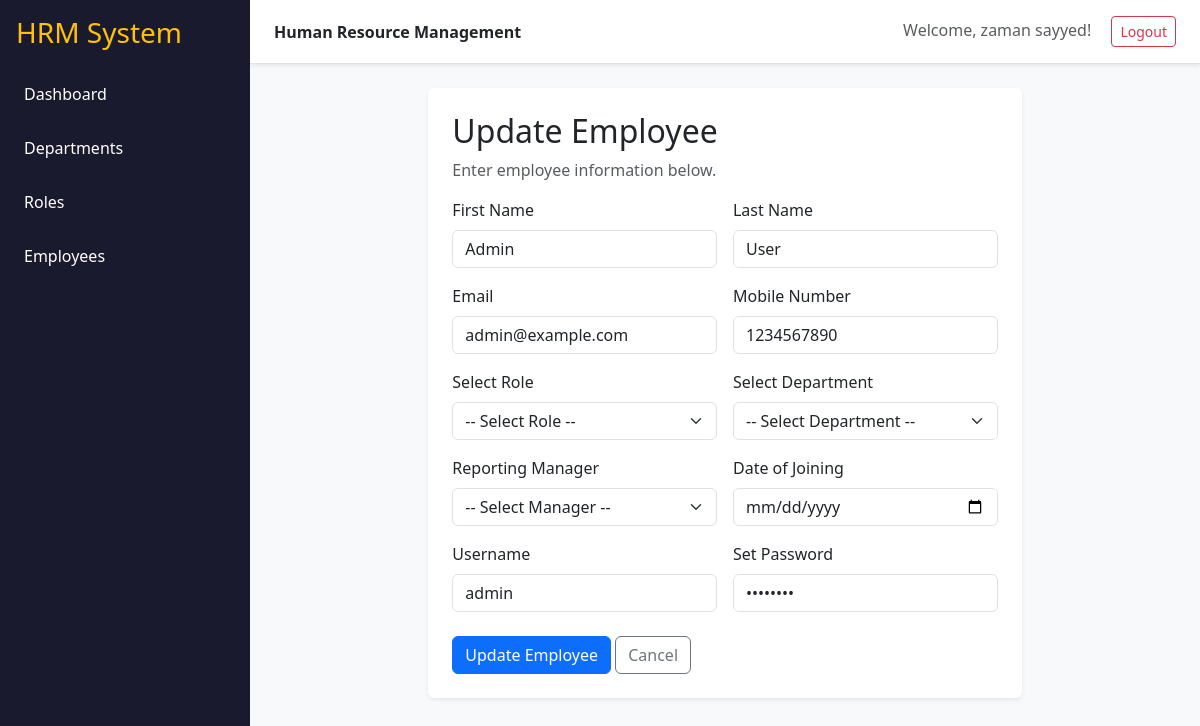
The app's page /employees/2/edit (signed in) with its own data.
### tables this page shows
CREATE TABLE user (
            employee_id INTEGER PRIMARY KEY AUTOINCREMENT,
            first_name VARCHAR(100) NOT NULL,
            last_name VARCHAR(100) NOT NULL,
            username VARCHAR(100) NOT NULL UNIQUE,
            password VARCHAR(100) NOT NULL,
            email VARCHAR(100) NOT NULL UNIQUE,
            mobile VARCHAR(100) NOT NULL,
            dept_id INTEGER,
            role_id INTEGER,
            reporting_manager_id INTEGER,
            date_of_joining DATE,
            created_at DATETIME NOT NULL,
            updated_at DATETIME NOT NULL,
            FOREIGN KEY (dept_id) REFERENCES department (dept_id),
            FOREIGN KEY (role_id) REFERENCES role (role_id),
            FOREIGN KEY (reporting_manager_id) REFERENCES user (employee_id)
        );

### app.py (the view, shortened to what this page needs)
@app.route("/employees/<int:employee_id>/edit", methods=["GET", "POST"])
@login_required
def edit_employee(employee_id):
    conn = get_db()
    employee = conn.execute("SELECT * FROM user WHERE employee_id = ?", (employee_id,)).fetchone()
    departments = conn.execute("SELECT * FROM department WHERE status = 1").fetchall()
    roles = conn.execute("SELECT * FROM role WHERE status = 1").fetchall()
    managers = conn.execute("SELECT employee_id, first_name, last_name FROM user WHERE employee_id != ?", (employee_id,)).fetchall()
    if employee is None:
        conn.close()
        flash("Employee not found.", "danger")
        return redirect(url_for("employees"))
    conn.close()
    return render_template("employee_form.html", employee=employee, departments=departments, roles=roles, managers=managers)

### app.py (called while the page is built)
def login_required(f):
    @wraps(f)
    def decorated_function(*args, **kwargs):
        if 'employee_id' not in session:
            return redirect(url_for('login'))
        return f(*args, **kwargs)
    return decorated_function

def get_db():
    conn = sqlite3.connect(DB_NAME)
    conn.row_factory = sqlite3.Row
    return conn

### templates/employee_form.html (shortened to what this page needs)
{% extends "base.html" %}
{% block content %}
<div class="row justify-content-center">
<div class="col-lg-8">
<div class="card shadow-sm p-4">
    <h2>{{ "Update Employee" if employee else "Add Employee" }}</h2>
    <p class="text-muted">Enter employee information below.</p>
    <form method="post">
        <div class="row g-3 mb-3">
            <div class="col-md-6">
                <label class="form-label">First Name</label>
                <input type="text" class="form-control" name="first_name" required maxlength="100"
                       value="{{ employee.first_name if employee else '' }}">
            </div>
            <div class="col-md-6">
                <label class="form-label">Last Name</label>
                <input type="text" class="form-control" name="last_name" maxlength="100"
                       value="{{ employee.last_name if employee else '' }}">
            </div>
        </div>
        <div class="row g-3 mb-3">
            <div class="col-md-6">
                <label class="form-label">Email</label>
                <input type="email" class="form-control" name="email" required maxlength="100"
                       value="{{ employee.email if employee else '' }}">
            </div>
            <div class="col-md-6">
                <label class="form-label">Mobile Number</label>
                <input type="text" class="form-control" name="mobile" maxlength="100"
                       value="{{ employee.mobile if employee else '' }}">
            </div>
        </div>
        <div class="row g-3 mb-3">
            <div class="col-md-6">
                <label class="form-label">Select Role</label>
                <select class="form-select" name="role_id">
                    <option value="">-- Select Role --</option>
                </select>
            </div>
            <div class="col-md-6">
                <label class="form-label">Select Department</label>
                <select class="form-select" name="dept_id">
                    <option value="">-- Select Department --</option>
                </select>
            </div>
        </div>
        <div class="row g-3 mb-3">
            <div class="col-md-6">
                <label class="form-label">Reporting Manager</label>
                <select class="form-select" name="reporting_manager_id">
                    <option value="">-- Select Manager --</option>
                </select>
            </div>
            <div class="col-md-6">
                <label class="form-label">Date of Joining</label>
                <input type="date" class="form-control" name="date_of_joining"
                       value="{{ employee.date_of_joining if employee else '' }}">
            </div>
        </div>
        <div class="row g-3 mb-4">
            <div class="col-md-6">
                <label class="form-label">Username</label>
                <input type="text" class="form-control" name="username" required maxlength="100"
                       value="{{ employee.username if employee else '' }}">
            </div>
            <div class="col-md-6">
                <label class="form-label">Set Password</label>
                <input type="password" class="form-control" name="password" required maxlength="100"
                       value="{{ employee.password if employee else '' }}">
            </div>
        </div>
        <button type="submit" class="btn btn-primary">
            {{ "Update Employee" if employee else "Add Employee" }}
        </button>
        <a class="btn btn-outline-secondary" href="{{ url_for('employees') }}">Cancel</a>
    </form>
</div>
</div>
</div>
{% endblock %}

### static/css/style.css (style rules this page uses)
body { background: #f6f8fb; }
.card { border: 0; }

### records on screen
user: first_name "Admin", last_name "User", email "admin@example.com", mobile "1234567890", username "admin"

### other values on screen
{{ session.get('name', 'User') }} "zaman sayyed"
{{ "Update Employee" if employee else "Add Employee" }} "Update Employee"
